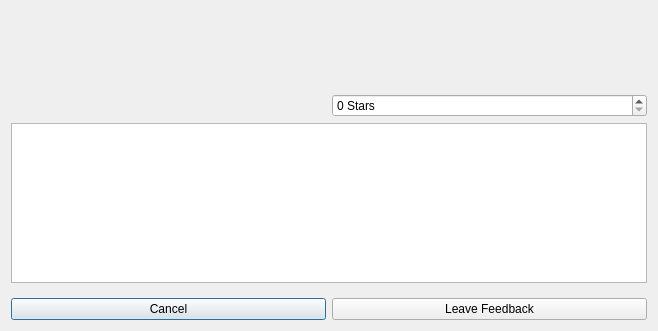
<?xml version="1.0" encoding="UTF-8"?>
<ui version="4.0">
 <class>OfferFeedbackDialog</class>
 <widget class="QDialog" name="OfferFeedbackDialog">
  <property name="geometry">
   <rect>
    <x>0</x>
    <y>0</y>
    <width>658</width>
    <height>331</height>
   </rect>
  </property>
  <property name="windowTitle">
   <string>Leave Offer Feedback</string>
  </property>
  <layout class="QGridLayout" name="gridLayout">
   <item row="1" column="0">
    <widget class="QLabel" name="manageInfo">
     <property name="text">
      <string/>
     </property>
     <property name="wordWrap">
      <bool>true</bool>
     </property>
    </widget>
   </item>
   <item row="0" column="0">
    <widget class="QLabel" name="aboutFeedback">
     <property name="text">
      <string/>
     </property>
    </widget>
   </item>
   <item row="2" column="0">
    <layout class="QHBoxLayout" name="horizontalLayout">
     <item>
      <widget class="QLabel" name="manageInfo2">
       <property name="font">
        <font>
         <pointsize>12</pointsize>
         <weight>75</weight>
         <bold>true</bold>
        </font>
       </property>
       <property name="cursor">
        <cursorShape>IBeamCursor</cursorShape>
       </property>
       <property name="text">
        <string>&lt;html&gt;&lt;head/&gt;&lt;body&gt;&lt;p&gt;&lt;br/&gt;&lt;/p&gt;&lt;/body&gt;&lt;/html&gt;</string>
       </property>
       <property name="wordWrap">
        <bool>true</bool>
       </property>
       <property name="textInteractionFlags">
        <set>Qt::LinksAccessibleByMouse|Qt::TextSelectableByKeyboard|Qt::TextSelectableByMouse</set>
       </property>
      </widget>
     </item>
    </layout>
   </item>
   <item row="7" column="0">
    <layout class="QHBoxLayout" name="horizontalLayout_3">
     <item>
      <widget class="QPushButton" name="cancelButton">
       <property name="text">
        <string>Cancel</string>
       </property>
      </widget>
     </item>
     <item>
      <widget class="QPushButton" name="feedbackButton">
       <property name="toolTip">
        <string>Leave feedback on this offer purchase</string>
       </property>
       <property name="text">
        <string>Leave Feedback</string>
       </property>
      </widget>
     </item>
    </layout>
   </item>
   <item row="5" column="0">
    <spacer name="verticalSpacer">
     <property name="orientation">
      <enum>Qt::Vertical</enum>
     </property>
     <property name="sizeHint" stdset="0">
      <size>
       <width>20</width>
       <height>40</height>
      </size>
     </property>
    </spacer>
   </item>
   <item row="4" column="0">
    <layout class="QHBoxLayout" name="horizontalLayout_4">
     <item>
      <widget class="QTextEdit" name="primaryFeedback"/>
     </item>
    </layout>
   </item>
   <item row="3" column="0">
    <layout class="QHBoxLayout" name="horizontalLayout_2">
     <item>
      <widget class="QLabel" name="primaryLabel">
       <property name="text">
        <string/>
       </property>
       <property name="wordWrap">
        <bool>true</bool>
       </property>
      </widget>
     </item>
     <item>
      <widget class="QSpinBox" name="primaryRating">
       <property name="suffix">
        <string> Stars</string>
       </property>
       <property name="maximum">
        <number>5</number>
       </property>
      </widget>
     </item>
    </layout>
   </item>
  </layout>
 </widget>
 <resources>
  <include location="../syscoin.qrc"/>
 </resources>
 <connections/>
</ui>
